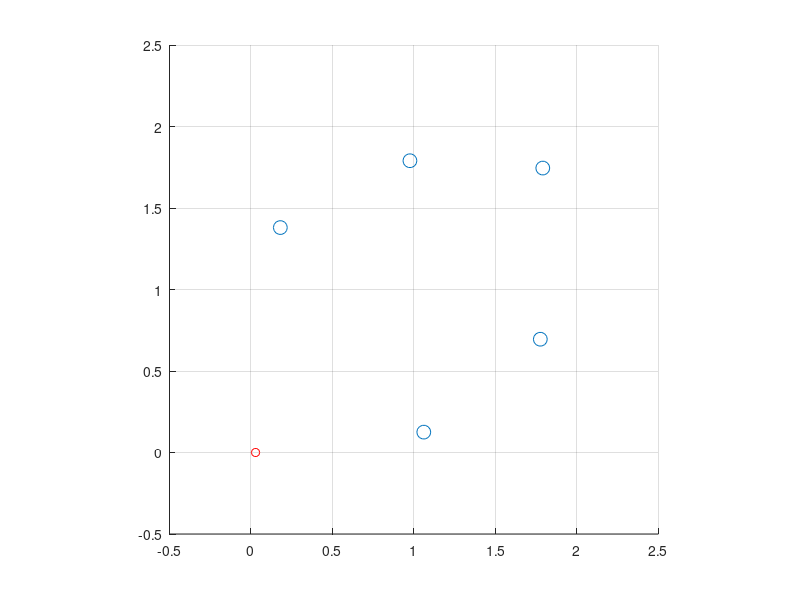

The MATLAB source for this figure: (Note: this script raises an error after producing the figure.)
function ekf_slam()
    clear all
    close all
    figure(1)
    grid on; axis equal; 
    axis([-0.5 2.5 -0.5 2.5]);
    hold on

    load_data()
    % this simulator runs for 50 steps
    nsteps = 50;

    % assume motion error with 1 cm standard deviation for translation and 3 degrees
    %for rotation.
    % assume measurement error of 10 cm for range and 3 degreen for bearing  

    global R
    global Q
    
    % the true positions of the landmarks. DO NOT use in the filter
    map = ask_the_oracle_for_map();
    scatter(map(:,1),map(:,2),100,'k*');
    
    %% pose init
    x0 = [0; 0; 0];
    x = zeros(3,nsteps);
    x(:,1) = x0;

    %% Kalman init

    % odometry noise
    R = [0.01^2 0;0 deg2rad(3)^2];
    % sensor noise
    Q = [0.1^2 0;0 deg2rad(3)^2];
    % estimation
    mu = x0;
    sigma = eye(3)*0.01;
    
    for k = 1:nsteps    
        % The true pose of the robot (DO NOT USE in the filter)
         xr          = ask_the_oracle_for_pose(k);    
         scatter(xr(1),xr(2),'r')

        [delta_d,delta_theta]  = get_odom(k);      
        z          = sense(k);
        
        [mu,sigma] = prediction_step(mu,sigma,delta_d,delta_theta);
        [mu,sigma] = update_step(mu,sigma,z);
        
        scatter(mu(1,1),mu(2,1),'g+');
        plot_cov(mu(1:2,1),sigma(1:2,1:2),1);
    end
    
    scatter(mu(4,1),mu(5,1),'bx');
    plot_cov(mu(4:5,1),sigma(4:5,4:5),3);
    scatter(mu(6,1),mu(7,1),'bx');
    plot_cov(mu(6:7,1),sigma(6:7,6:7),3);
    scatter(mu(8,1),mu(9,1),'bx');
    plot_cov(mu(8:9,1),sigma(8:9,8:9),3);
    scatter(mu(10,1),mu(11,1),'bx');
    plot_cov(mu(10:11,1),sigma(10:11,10:11),3);
    scatter(mu(12,1),mu(13,1),'bx');
    plot_cov(mu(12:13,1),sigma(12:13,12:13),3);

end
% -----------Add your functions below this line and use them in the main loop above---

function [mu,sigma] = add_new_beacon(mu,sigma,z,ii)
    global Q

    mu(2*ii+1+3,1) = mu(1,1) + z(ii+1,1)*cos(mu(3,1)+z(ii+1,2));
    mu(2*ii+2+3,1) = mu(2,1) + z(ii+1,1)*sin(mu(3,1)+z(ii+1,2));
    L = [cos(mu(3,1)+z(ii+1,2)),-z(ii+1,1)*sin(mu(3,1)+z(ii+1,2)) ;sin(mu(3,1)+z(ii+1,2)) ,z(ii+1,1)*cos(mu(3,1)+z(ii+1,2))];
    sigma_ = L*Q*L';
    sigma = [sigma,zeros(size(sigma,1),2);zeros(2,size(sigma,2)),sigma_];
end

function h = predict_map(xb,xr)
    h = zeros(2,1);
    h(1) = sqrt((xb(1)-xr(1))^2+(xb(2)-xr(2))^2);
    h(2) = atan2(xb(2)-xr(2),xb(1)-xr(1))-xr(3);
    h(2) = wrapToPi(h(2));
end

function [mu,sigma] = prediction_step(mu,sigma,delta_d,delta_theta)
    global R
    
    mu(1:3,1) = mu(1:3,1) + [delta_d*cos(mu(3,1));delta_d*sin(mu(3,1));delta_theta];
    mu(3,1) = wrapToPi(mu(3,1));
    
    Jx_ = [1 0 -delta_d*sin(mu(3,1));0 1 delta_d*cos(mu(3,1));0 0 1];
    Ju_ = [cos(mu(3,1)) 0;sin(mu(3,1)) 0;0 1];
    
    m = size(sigma,1)- size(Jx_,1);
    n = size(sigma,1)- size(Ju_,1);
    
    Jx = [Jx_,zeros(3,m);zeros(m,3),eye(m)];
    Ju = [Ju_;zeros(n,2)];
    
    sigma = Jx*sigma*Jx'+Ju*R*Ju';
end

function [mu,sigma] = update_step(mu,sigma,z)
    global Q
   
    for ii = 0:(size(z,1)-1)
        if ii*2+2+3 > size(mu,1)
            [mu, sigma] = add_new_beacon(mu,sigma,z,ii);
            scatter(mu(ii*2+1+3,1),mu(ii*2+2+3,1),'bx');
            plot_cov(mu(ii*2+1+3:ii*2+2+3,1),sigma(ii*2+1+3:ii*2+2+3,ii*2+1+3:ii*2+2+3),3);
        else
            % calculate G
            xr = mu(1:2,1);
            xb = mu(2*ii+1+3:2*ii+2+3,1);
            
            r = sqrt((xb(1)-xr(1)).^2+(xb(2)-xr(2)).^2);
            G1 = [-(xb(1)-xr(1))/r -(xb(2)-xr(2))/r 0;
                  (xb(2)-xr(2))/(r.^2) -(xb(1)-xr(1))/(r.^2) -1];
            G2(1,1) = (xb(1)-xr(1))/r;
            G2(2,1) = -(xb(2)-xr(2))/(r.^2);
            G2(1,2) = (xb(2)-xr(2))/r;
            G2(2,2) = (xb(1)-xr(1))/(r.^2);
            G = zeros(2,size(sigma,1));
            G(1:2,1:3) = G1;
            G(1:2,2*ii+1+3:2*ii+2+3) = G2;
            % calculate K
            K = sigma*G'*inv(G*sigma*G'+Q);
            % calculate h
            h = predict_map(mu(2*ii+1+3:2*ii+2+3),mu(1:3));
            
            % predict!
            error = z(ii+1,:)'-h;
            error(2) = wrapToPi(error(2));
            mu = mu + K*error;
            mu(3,1) = wrapToPi(mu(3,1));
            sigma = (eye(size(sigma))-K*G)*sigma;
        end
    end
    
end

 
% --------- Do not change the functions below--

function x = ask_the_oracle_for_pose(k)
    % x is the pose of the robot at time step k
    global X
    x = X(k,:)';
    
end
   
function [delta_d,delta_th] = get_odom(k)
    % returnS odometry at time step k
    global odom   
    delta_d   = odom(k,1);
    delta_th  = odom(k,2);
    
end
    
function z = sense(k)
    % get the sensor data at time step k
    global sensor
    global num_z 
    idx = 1 + (k-1) * num_z;
    z = sensor(idx:idx+num_z-1,:);
    
end
    
function m= ask_the_oracle_for_map()
    global map
    m = map;
    
end
    
        
function load_data()
    global X  
    global odom
    global sensor
    global map
    global num_z
    data    =  load('data2.mat');
    X         =  data.xr';
    X         = X(2:end,:);
    odom   = data.odom;
    sensor = data.sensor;
    map     = data.map;
    num_z = length(map);
end
   
